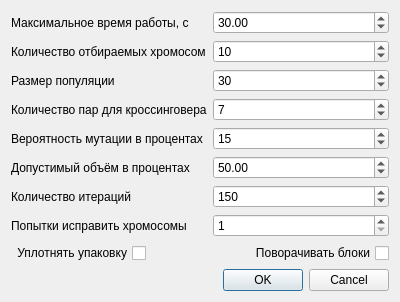
<?xml version="1.0" encoding="UTF-8"?>
<ui version="4.0">
 <class>GeneticRpnDialog</class>
 <widget class="QDialog" name="GeneticRpnDialog">
  <property name="geometry">
   <rect>
    <x>0</x>
    <y>0</y>
    <width>400</width>
    <height>300</height>
   </rect>
  </property>
  <property name="windowTitle">
   <string>Параметры генетического алгоритма</string>
  </property>
  <layout class="QVBoxLayout" name="verticalLayout">
   <item>
    <layout class="QFormLayout" name="formLayout">
     <property name="sizeConstraint">
      <enum>QLayout::SetDefaultConstraint</enum>
     </property>
     <property name="fieldGrowthPolicy">
      <enum>QFormLayout::AllNonFixedFieldsGrow</enum>
     </property>
     <property name="rowWrapPolicy">
      <enum>QFormLayout::DontWrapRows</enum>
     </property>
     <property name="leftMargin">
      <number>0</number>
     </property>
     <property name="topMargin">
      <number>0</number>
     </property>
     <property name="rightMargin">
      <number>0</number>
     </property>
     <property name="bottomMargin">
      <number>0</number>
     </property>
     <item row="0" column="0">
      <widget class="QLabel" name="label">
       <property name="text">
        <string>Максимальное время работы, с</string>
       </property>
      </widget>
     </item>
     <item row="0" column="1">
      <widget class="QDoubleSpinBox" name="timeSpinBox">
       <property name="maximum">
        <double>300.000000000000000</double>
       </property>
       <property name="value">
        <double>30.000000000000000</double>
       </property>
      </widget>
     </item>
     <item row="1" column="0">
      <widget class="QLabel" name="label_4">
       <property name="text">
        <string>Количество отбираемых хромосом</string>
       </property>
      </widget>
     </item>
     <item row="1" column="1">
      <widget class="QSpinBox" name="selectionSpinBox">
       <property name="value">
        <number>10</number>
       </property>
      </widget>
     </item>
     <item row="2" column="0">
      <widget class="QLabel" name="label_3">
       <property name="text">
        <string>Размер популяции</string>
       </property>
      </widget>
     </item>
     <item row="2" column="1">
      <widget class="QSpinBox" name="populationSpinBox">
       <property name="minimum">
        <number>1</number>
       </property>
       <property name="value">
        <number>30</number>
       </property>
      </widget>
     </item>
     <item row="3" column="0">
      <widget class="QLabel" name="label_6">
       <property name="text">
        <string>Количество пар для кроссинговера</string>
       </property>
      </widget>
     </item>
     <item row="3" column="1">
      <widget class="QSpinBox" name="crossingoverCount">
       <property name="singleStep">
        <number>1</number>
       </property>
       <property name="value">
        <number>7</number>
       </property>
      </widget>
     </item>
     <item row="4" column="0">
      <widget class="QLabel" name="label_5">
       <property name="text">
        <string>Вероятность мутации в процентах</string>
       </property>
      </widget>
     </item>
     <item row="4" column="1">
      <widget class="QSpinBox" name="mutationProbability">
       <property name="maximum">
        <number>100</number>
       </property>
       <property name="value">
        <number>15</number>
       </property>
      </widget>
     </item>
     <item row="5" column="0">
      <widget class="QLabel" name="label_7">
       <property name="text">
        <string>Допустимый объём в процентах</string>
       </property>
      </widget>
     </item>
     <item row="5" column="1">
      <widget class="QDoubleSpinBox" name="requiredVolume">
       <property name="maximum">
        <double>100.000000000000000</double>
       </property>
       <property name="value">
        <double>50.000000000000000</double>
       </property>
      </widget>
     </item>
     <item row="6" column="0">
      <widget class="QLabel" name="label_2">
       <property name="text">
        <string>Количество итераций</string>
       </property>
      </widget>
     </item>
     <item row="6" column="1">
      <widget class="QSpinBox" name="iterationSpinBox">
       <property name="minimum">
        <number>1</number>
       </property>
       <property name="maximum">
        <number>10000</number>
       </property>
       <property name="value">
        <number>150</number>
       </property>
      </widget>
     </item>
     <item row="7" column="0">
      <widget class="QLabel" name="label_8">
       <property name="text">
        <string>Попытки исправить хромосомы</string>
       </property>
      </widget>
     </item>
     <item row="7" column="1">
      <widget class="QSpinBox" name="repairAttempts">
       <property name="minimum">
        <number>1</number>
       </property>
       <property name="maximum">
        <number>15</number>
       </property>
      </widget>
     </item>
     <item row="8" column="0">
      <widget class="QCheckBox" name="boxCompression">
       <property name="layoutDirection">
        <enum>Qt::RightToLeft</enum>
       </property>
       <property name="text">
        <string>Уплотнять упаковку</string>
       </property>
      </widget>
     </item>
     <item row="8" column="1">
      <widget class="QCheckBox" name="rotateBoxes">
       <property name="sizePolicy">
        <sizepolicy hsizetype="Minimum" vsizetype="Fixed">
         <horstretch>0</horstretch>
         <verstretch>0</verstretch>
        </sizepolicy>
       </property>
       <property name="layoutDirection">
        <enum>Qt::RightToLeft</enum>
       </property>
       <property name="text">
        <string>Поворачивать блоки</string>
       </property>
      </widget>
     </item>
    </layout>
   </item>
   <item>
    <widget class="QDialogButtonBox" name="buttonBox">
     <property name="standardButtons">
      <set>QDialogButtonBox::Cancel|QDialogButtonBox::Ok</set>
     </property>
    </widget>
   </item>
  </layout>
 </widget>
 <resources/>
 <connections/>
</ui>
